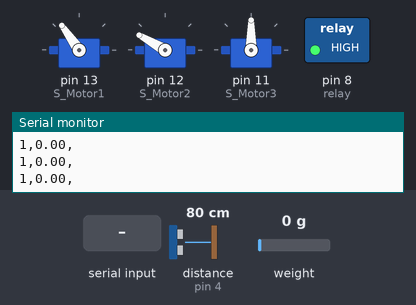
The sketch below on a simulated Arduino Uno, built with avr-gcc and run on an emulated ATmega328P. On the bench: 3 × servo, switched loads named in the sketch (green lamp = pin HIGH), the last lines printed to the serial monitor. Wiring (inferred from the names in the program): ultrasonic range finder: trigger pin 5; echo pin 4. Inputs (shaded band) come from the test bench; at power-on: distance to the obstacle (sensor on pin 4) 80 cm, weight on the scale 0 g. The echo pulse lasts 58.3 µs per cm; pins used as bus, display or sensor lines are not drawn.

Above: at 3.6 s.
3.7 s: "30,150\n" received over Serial
At 4.7 s:
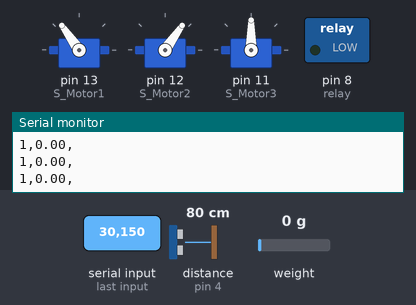
6.8 s: "4\n" received over Serial
9.9 s: "2\n" received over Serial
At 10.22 s:
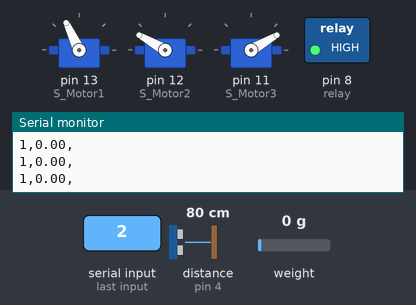
13.0 s: "1\n" received over Serial
At 14.4 s:
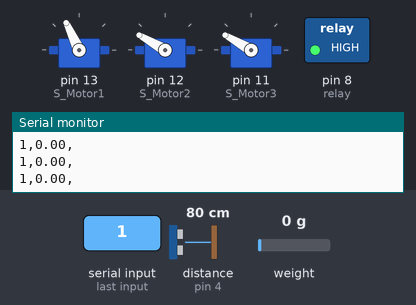
Timing chart, 0 to 17.1 s (numbered marks = the images above; inputs shaded):
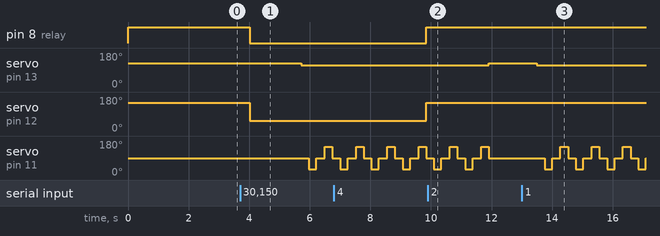

The sketch:

Arduino-Mega1.2.ino
```cpp
#include <OneWire.h>
#include <DallasTemperature.h>
#include <U8glib.h>
#include <stdlib.h>
#include <HX711_ADC.h>
#include <EEPROM.h>
#include<Servo.h>
String Final_Values;

#define relay 8//****************************

//**********ULTRASONIC SENSOR**********
#define echoPin 4
#define trigPin 5

//**********LOAD CELL**********
const int HX711_dout = 7; //mcu > HX711 dout pin
const int HX711_sck = 6; //mcu > HX711 sck pin

HX711_ADC LoadCell(HX711_dout, HX711_sck);
const int calVal_eepromAdress = 0;
long t;
float final_Weight1;

//**********ULTRASONIC SENSOR**********
long duration;
int distance;

//**********SERVO MOTOR**********
Servo S_Motor1;
Servo S_Motor2;
Servo S_Motor3;
int var = 0;

void setup()
{
 pinMode(trigPin, OUTPUT);
  pinMode(echoPin, INPUT);
  pinMode(relay, OUTPUT);
  digitalWrite(relay, HIGH);

  S_Motor1.attach(13);
  S_Motor1.write(125);
  S_Motor2.attach(12);
  S_Motor2.write(150);
  S_Motor3.attach(11);
  S_Motor3.write(90);

  Serial.begin(57600);

  LoadCell.begin();
  float calibrationValue; // calibration value (see example file "Calibration.ino")
  calibrationValue = 696.0; // uncomment this if you want to set the calibration value in the sketch
  #if defined(ESP8266)|| defined(ESP32)
  //EEPROM.begin(512); // uncomment this if you use ESP8266/ESP32 and want to fetch the calibration value from eeprom
  #endif
  EEPROM.get(calVal_eepromAdress, calibrationValue); // uncomment this if you want to fetch the calibration value from eeprom
  long stabilizingtime = 2000; // preciscion right after power-up can be improved by adding a few seconds of stabilizing time
  boolean _tare = true; //set this to false if you don't want tare to be performed in the next step
  LoadCell.start(stabilizingtime, _tare);
  if (LoadCell.getTareTimeoutFlag()) {
    //Serial.println("Timeout, check MCU>HX711 wiring and pin designations");
    while (1);
  }
  else {
    LoadCell.setCalFactor(calibrationValue); // set calibration value (float)
    //Serial.println("Startup is complete");
  }
}

void loop()

{
  //**********ULTRASONIC SENSOR**********
   //Clears the trigPin condition
 digitalWrite(trigPin, LOW);
  delayMicroseconds(2);
   //Sets the trigPin HIGH (ACTIVE) for 10 microseconds
  digitalWrite(trigPin, HIGH);
  delayMicroseconds(10);
  digitalWrite(trigPin, LOW);
   //Reads the echoPin, returns the sound wave travel time in microseconds
  duration = pulseIn(echoPin, HIGH);
   //Calculating the distance
  distance = duration * 0.034 / 2; // Speed of sound wave divided by 2 (go and back)
   //Displays the distance on the Serial Monitor

  if (var == 1) //**********************
  {
    S_Motor3.write(30);
    delay(250);
  }

  if (var == 1)//**********************
  {
    S_Motor3.write(90);
    delay(250);
  }
  //**********LOAD CELL**********
  for(int a = 0 ; a<=1000 ; a++)
  {
    static boolean newDataReady = 0;
    const int serialPrintInterval = 0; //increase value to slow down serial print activity

    //check for new data/start next conversion:
    if (LoadCell.update()) newDataReady = true;

   // get smoothed value from the dataset:
    if (newDataReady)
    {
      if (millis() > t + serialPrintInterval)
      {
        float i = LoadCell.getData();
        //Serial.print("Load_cell output val: ");
        //Serial.println(i);
        final_Weight1 = i;
      newDataReady = 0;
      t = millis();
     }
    }
      }

      if (var == 1)//**********************
  {
    S_Motor3.write(150);
    delay(250);
  }

  int val = Serial.read() - '0';

  if(val == 1) // Fist Motor_Opening
  {
    S_Motor1.write(115);
    var = 1;
  }

  else if(val == 2 ) // Fist Motor_Closing
  {

     S_Motor1.write(125);
     S_Motor3.write(90);
     var = 0;
  }

  else if (val == 3) //Second Motor_Opening
  {
    S_Motor2.write(55);
    digitalWrite(relay, LOW);
    delay(100);
  }

  else if (val == 4) //Second Motor_Closing
  {
    S_Motor2.write(150);
    digitalWrite(relay, HIGH);
  }

  if (var == 1)//**********************
  {
    S_Motor3.write(90);
    delay(250);
  }
distance = 1;
 Final_Values = Final_Values + distance + "," + final_Weight1 + ",";
    //Final_Values = Final_Values + distance + "," + phValue + ",";
  Serial.println(Final_Values);

Final_Values = "";

if (var != 1)
  {
  delay(500);
  }
  }
```

Measured:
- after the input at 3.7 s, pin 8 (relay): HIGH → LOW after 0.32 s; servo on pin 13 (S_Motor1): 125° → 115° after 2.0 s; servo on pin 12 (S_Motor2): 150° → 55° after 0.32 s; servo on pin 11 (S_Motor3): 90° → 30° after 2.3 s, → 90° 0.25 s later, → 150° 0.28 s later, → 90° 0.25 s later
- after the input at 6.8 s, pin 8 (relay): LOW → HIGH after 3.0 s; servo on pin 12 (S_Motor2): 55° → 150° after 3.0 s
- after the input at 9.9 s, servo on pin 13 (S_Motor1): 115° → 125° after 2.0 s; servo on pin 11 (S_Motor3): goes on until 11.9 s, then stays 90°
- after the input at 13.0 s, servo on pin 13 (S_Motor1): 125° → 115° after 0.50 s; servo on pin 11 (S_Motor3): 90° → 30° after 0.75 s, then repeats every 1.0 s: 90° 0.28 s, 150° 0.25 s, 90° 0.26 s, 30° 0.25 s
